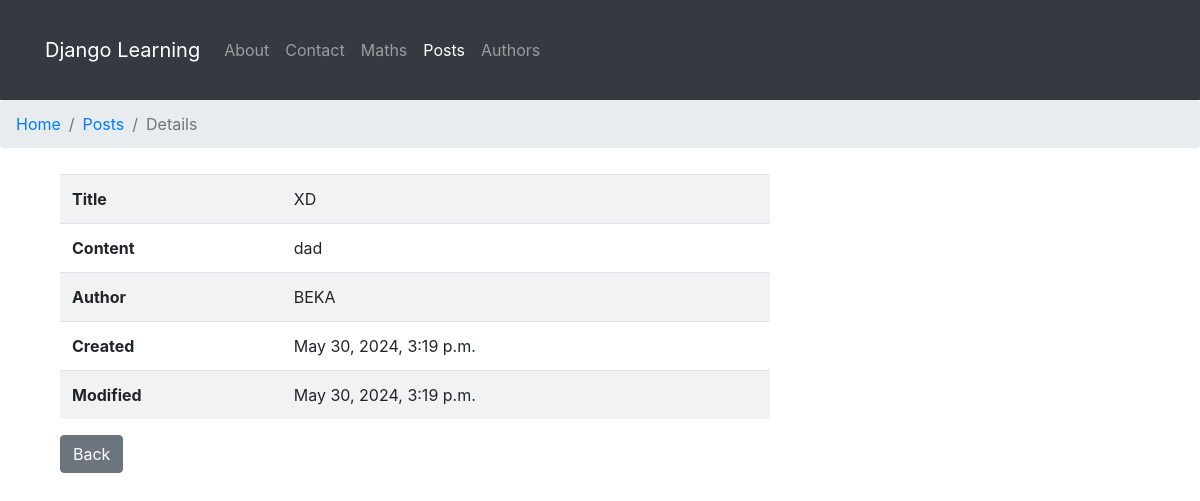
Screenshot of /posts/list/16 with the database file from the repository.
### posts/models.py (models this page shows, shortened)
class Post(models.Model):
    title = models.CharField(max_length=100, null=False)
    content = models.TextField(null=False)
    created = models.DateTimeField(auto_now_add=True,null=False)
    modified = models.DateTimeField(auto_now=True,null=False)
    author = models.ForeignKey(
        'posts.author',
        on_delete=models.CASCADE,
        null=False,
        blank=False,
    )

class Author(models.Model):
    nick = models.CharField(max_length=50, unique=True, null=False)
    email = models.EmailField(null=False, unique=True)
    author_bio = models.TextField(blank=True)

### posts/views.py (the view)
# urls.py: path('list/<int:id>', posts_details, name='details'),
def posts_details(request, id):
    post = Post.objects.get(id=id)
    return render(
        request=request,
        template_name='post_details.html',
        context={'post': post}
    )

### posts/templates/post_details.html (shortened to what this page needs)
{% extends "maths/main.html" %}
{% block breadcrumbs %}
<ol class="breadcrumb">
    <li class="breadcrumb-item " >
        <a href="{% url 'greetings:welcome'%}">Home</a>
    </li>
    <li class="breadcrumb-item " >
        <a href="{% url 'posts:list'%}">Posts</a>
    </li>
    <li class="breadcrumb-item active" aria-current="page">
        Details
    </li>
</ol>
{% endblock breadcrumbs %}
{% block content %}
<div class="container">
    <div class="row">
        <div class="col-md-8">
            <table class="table table-striped">
                <tr>
                    <th>Title</th>
                    <td>{{ post.title }}</td>
                </tr>
                <tr>
                    <th>Content</th>
                    <td>{{ post.content|truncatewords_html:10 }}</td>
                </tr>
                <tr>
                    <th>Author</th>
                    <td>{{ post.author.nick }}</td>
                </tr>
                <tr>
                    <th>Created</th>
                    <td>{{ post.created }}</td>
                </tr>
                <tr>
                    <th>Modified</th>
                    <td>{{ post.modified }}</td>
                </tr>
            </table>
            <a href="{% url 'posts:list' %}" class="btn btn-secondary">Back</a>
        </div>
    </div>
</div>
{% endblock %}

### rows the page displays
Post: title "XD", content "dad", author.nick "BEKA", created "May 30, 2024, 3:19 p.m.", modified "May 30, 2024, 3:19 p.m."
